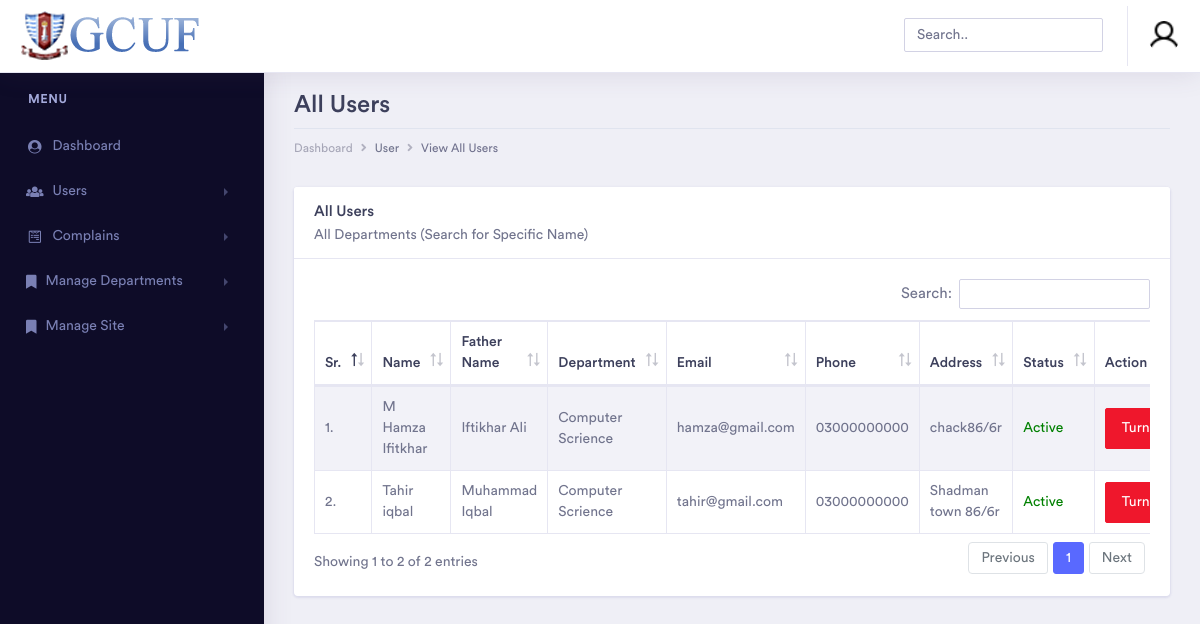
Page /admin/view_all_users.php (signed in) on the committed database.
### tables this page shows
CREATE TABLE `accounts` (
  `account_id` int(11) NOT NULL,
  `person_id` int(11) NOT NULL,
  `password` varchar(30) NOT NULL,
  `department_id` smallint(3) NOT NULL,
  `user_type` smallint(3) NOT NULL COMMENT '1=user 2=admin 3=manageer',
  `status` smallint(3) NOT NULL DEFAULT 0
);

CREATE TABLE `persons` (
  `person_id` int(11) NOT NULL,
  `person_name` varchar(50) NOT NULL,
  `last_name` varchar(50) NOT NULL,
  `father_name` varchar(50) NOT NULL,
  `person_email` varchar(80) NOT NULL,
  `address` varchar(150) NOT NULL,
  `gender` varchar(1) NOT NULL,
  `phone` varchar(15) NOT NULL
);

CREATE TABLE `departments` (
  `department_id` smallint(3) NOT NULL,
  `department` varchar(50) NOT NULL,
  `dept_status` tinyint(1) NOT NULL DEFAULT 1
);

### admin/view_all_users.php (the view, shortened to what this page needs)
<?php
if ($_SESSION['USERTYPE'] == 2 || $_SESSION['USERTYPE'] == 3) {
    ?>
    <!doctype html>
    <html lang="en">
        <head>
            <link rel="stylesheet" href="assets/vendor/bootstrap/css/bootstrap.min.css">
            <link href="assets/vendor/fonts/circular-std/style.css" rel="stylesheet">
            <link rel="stylesheet" href="assets/libs/css/style.css">
            <link rel="stylesheet" href="assets/vendor/fonts/fontawesome/css/fontawesome-all.css">
            <link rel="stylesheet" type="text/css" href="assets/vendor/datatables/css/dataTables.bootstrap4.css">
            <link rel="stylesheet" type="text/css" href="assets/vendor/datatables/css/buttons.bootstrap4.css">
            <link rel="stylesheet" type="text/css" href="assets/vendor/datatables/css/select.bootstrap4.css">
            <link rel="stylesheet" type="text/css" href="assets/vendor/datatables/css/fixedHeader.bootstrap4.css">
            <link rel="stylesheet" href="../css/toastr.min.css">
        </head>
        <body>
            <div class="dashboard-main-wrapper">
                <?php
                include 'components/head.php';
                include 'components/leftsidebar.php';
                ?>
                <div class="dashboard-wrapper">
                    <div class="container-fluid  dashboard-content">
                        <div class="row">
                            <div class="col-xl-12 col-lg-12 col-md-12 col-sm-12 col-12">
                                <div class="page-header">
                                    <h2 class="pageheader-title">All Users</h2>
                                    <div class="page-breadcrumb">
                                        <nav aria-label="breadcrumb">
                                            <ol class="breadcrumb">
                                                <li class="breadcrumb-item"><a href="dashboard.php" class="breadcrumb-link">Dashboard</a></li>
                                                <li class="breadcrumb-item"><a  class="breadcrumb-link">User</a></li>
                                                <li class="breadcrumb-item active" aria-current="page">View All Users</li>
                                            </ol>
                                        </nav>
                                    </div>
                                </div>
                            </div>
                        </div>
                        <div class="row">
                            <div class="col-xl-12 col-lg-12 col-md-12 col-sm-12 col-12">
                                <div class="card">
                                    <div class="card-header">
                                        <h5 class="mb-0">All Users</h5>
                                        <p>All Departments (Search for Specific Name)</p>
                                    </div>
                                    <div class="card-body">
                                        <div class="table-responsive">
                                            <table id="example" class="table table-striped table-bordered second" style="width:100%">
                                                <thead>
                                                    <tr>
                                                        <th>Sr.</th>
                                                        <th>Name</th>
                                                        <th>Father Name</th>
                                                        <th>Department</th>
                                                        <th>Email</th>
                                                        <th>Phone</th>
                                                        <th>Address</th>
                                                        <th>Status</th>
                                                        <th>Action</th>
                                                    </tr>
                                                </thead>
                                                <tbody>
                                                    <?php
                                                    if ($_SESSION['USERTYPE'] == 3) {
                                                        $query = 'SELECT * FROM `persons` AS p INNER JOIN `accounts` AS a on p.`person_id`=a.`person_id` INNER JOIN departments as d on a.`department_id`=d.`department_id` where a.`user_type`= 1 AND a.department_id=' . $_SESSION['DEPTID'];
                                                    } else {
                                                        $query = 'SELECT * FROM `persons` AS p INNER JOIN `accounts` AS a on p.`person_id`=a.`person_id` INNER JOIN departments as d on a.`department_id`=d.`department_id` where a.`user_type`= 1';
                                                    }
                                                    $result = mysqli_query($con, $query);
                                                    if (mysqli_num_rows($result) > 0) {
                                                        $sr = 1;
                                                        while ($row = mysqli_fetch_array($result)) {
                                                            ?>
                                                            <tr>
                                                                <td><?= $sr . "." ?></td>
                                                                <td><?= $row['person_name'] . ' ' . $row['last_name'] ?></td>
                                                                <td><?= $row['father_name'] ?></td>
                                                                <td><?= $row['department'] ?></td>
                                                                <td><?= $row['person_email'] ?></td>
                                                                <td><?= $row['phone'] ?></td>
                                                                <td><?= $row['address'] ?></td>
                                                                <td>
                                                                    <?php
                                                                    if ($row['status'] == 1) {
                                                                        echo '<span style="color: green">Active</span>';
                                                                    } else {
                                                                        echo '<span style="color: red">Dead</span>';
                                                                    }
                                                                    ?>
                                                                </td>
                                                                <td>
                                                                    <?php
                                                                    if ($row['status'] == 1) {
                                                                        echo '<input type="button" value="Turn Off Account" onclick="return turn_off(' . $row['person_id'] . ')" class="btn btn-danger"/>';
                                                                    } else {
                                                                        echo '<input type="button" value="Turn On Account" onclick="return turn_on(' . $row['person_id'] . ')" class="btn btn-info"/>';
                                                                    }
                                                                    ?>
                                                                </td>
                                                            </tr>
                                                            <?php
                                                            $sr++;
                                                        }
                                                    } else {
                                                        ?>
                                                        <tr>
                                                            <td colspan="8"><center>No Record Found</center></td>
                                                    </tr>
                                                    <?php
                                                }
                                                ?>
                                                </tbody>
                                            </table>
                                        </div>
                                    </div>
                                </div>
                            </div>
                        </div>
                    </div>
                </div>
            </div>
        </body>
    </html>
    <?php
}
?>

### admin/components/head.php (shortened to what this page needs)
<div class="dashboard-header">
    <nav class="navbar navbar-expand-lg bg-white fixed-top">
        <a class="navbar-brand" href="dashboard.php"><img src="assets/images/logo.png" style="height: 95%;"/></a>
        <div class="collapse navbar-collapse " id="navbarSupportedContent">
            <ul class="navbar-nav ml-auto navbar-right-top">
                <li class="nav-item">
                    <div id="custom-search" class="top-search-bar">
                        <input class="form-control" type="text" placeholder="Search..">
                    </div>
                </li>
                <li class="nav-item dropdown nav-user">
                    <a class="nav-link nav-user-img" href="#" id="navbarDropdownMenuLink2" data-toggle="dropdown" aria-haspopup="true" aria-expanded="false"><img src="assets/images/avatar.png" alt="" class="user-avatar-md rounded-circle"></a>
                </li>
            </ul>
        </div>
    </nav>
</div>

### admin/components/leftsidebar.php (shortened to what this page needs)
<?php
if ($_SESSION['USERTYPE'] == 2) {
    ?>
    <div class="nav-left-sidebar sidebar-dark">
        <div class="menu-list">
            <nav class="navbar navbar-expand-lg navbar-light">
                <div class="collapse navbar-collapse" id="navbarNav">
                    <ul class="navbar-nav flex-column">
                        <li class="nav-divider">
                            Menu
                        </li>
                        <li class="nav-item ">
                            <a class="nav-link " href="dashboard.php" ><i class="fa fa-fw fa-user-circle"></i>Dashboard <span class="badge badge-success">6</span></a>
                        </li>
                        <li class="nav-item">
                            <a class="nav-link" href="#" data-toggle="collapse" aria-expanded="false" data-target="#submenu-2" aria-controls="submenu-2"><i class="fa fa-fw fa-users"></i>Users</a>
                        </li>
                        <li class="nav-item">
                            <a class="nav-link" href="#" data-toggle="collapse" aria-expanded="false" data-target="#submenu-3" aria-controls="submenu-3"><i class="fab fa-fw fa-wpforms"></i> Complains</a>
                        </li>
                        <li class="nav-item">
                            <a class="nav-link" href="#" data-toggle="collapse" aria-expanded="false" data-target="#submenu-4" aria-controls="submenu-"><i class="fas fa-bookmark"></i> Manage Departments</a>
                        </li>
                        <li class="nav-item">
                            <a class="nav-link" href="#" data-toggle="collapse" aria-expanded="false" data-target="#submenu-5" aria-controls="submenu-"><i class="fas fa-bookmark"></i> Manage Site</a>
                        </li>
                    </ul>
                </div>
            </nav>
        </div>
    </div>
    <?php
}
?>

### rows in the picture
accounts: person.person_name "M Hamza", person.last_name "Ifitkhar", person.father_name "Iftikhar Ali", department.department "Computer Scrience", person.person_email "hamza@gmail.com", person.phone "03000000000", person.address "chack86/6r", status "Active"
accounts: person.person_name "Tahir", person.last_name "iqbal", person.father_name "Muhammad Iqbal", department.department "Computer Scrience", person.person_email "tahir@gmail.com", person.phone "03000000000", person.address "Shadman town 86/6r", status "Active"
